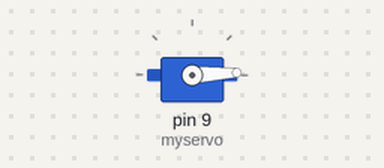
The sketch below on a simulated Arduino Uno, built with avr-gcc and run on an emulated ATmega328P. Parts: servo.

Above: at 0.05 s.
At 0.7 s:
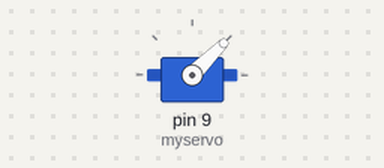
At 1.35 s:
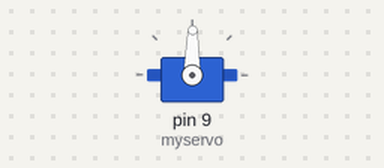
At 2.7 s:
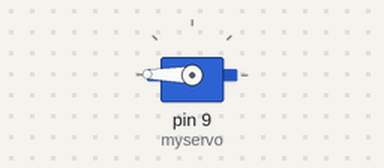
Timing chart, 0 to 6.3 s (numbered marks = the images above):
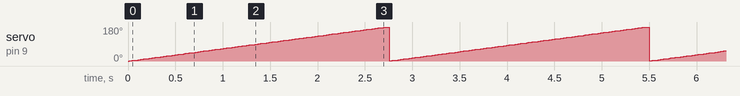

The sketch:

sketch_mar06d.ino
```cpp
#include <Servo.h>

Servo myservo;  // создадим объект сервопривода

int pos = 0;    // начальная позиция

void setup() {
  myservo.attach(9);  // сервопривод на выводе 9
}

void loop() {
  for (pos = 0; pos <= 180; pos += 1) { // от 0 до 180 градусов
    // шаг в один градус
    myservo.write(pos);              // просим повернуться на позицию значения переменной 'pos'
    delay(15);                       // ждём 15ms для достижения позиции
  }
    myservo.write(180);              // просим повернуться на позицию значения переменной 'pos'
    delay(15);                       // ждём 15ms для достижения позиции
  }
```

Measured:
- by itself, servo on pin 9 (myservo): ramps from 1° to 180° and jumps back, once every 2.7 s
